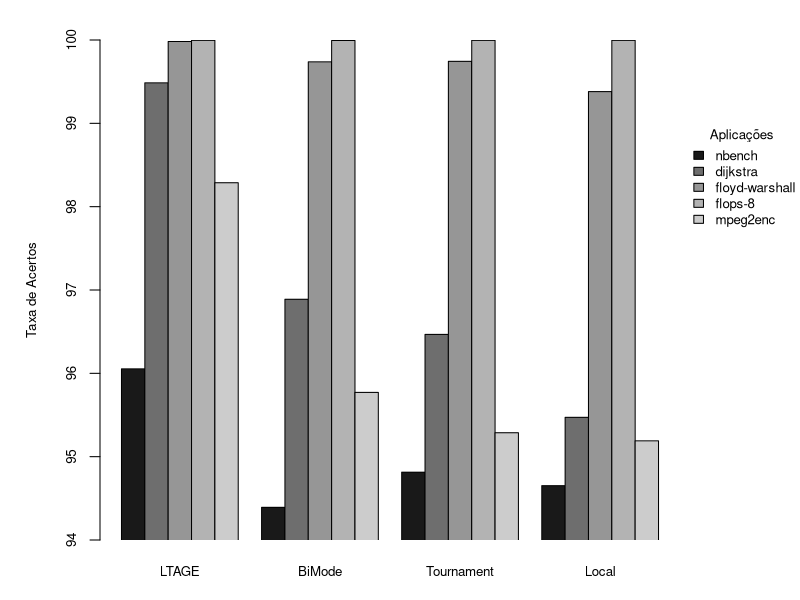

Generate this figure with R:
acertos <- matrix(c(96.054,	94.392,	94.814,	94.652, 99.486,
                    96.889,	96.467,	95.472, 99.982,	99.738,
                    99.744,	99.381, 99.996,	99.994,	99.996,
                    99.996, 98.287,	95.771,	95.287,	95.190), ncol=4, byrow=TRUE)

colnames(acertos) <- c("LTAGE","BiMode","Tournament", "Local")
rownames(acertos) <- c("nbench","dijkstra","floyd-warshall", "flops-8", "mpeg2enc")
ac_data <- as.table(acertos)

ac_data 

par(xpd = TRUE, mar=c(3, 5, 2, 6), oma=c(0,0,0,0))
barplot(as.matrix(ac_data),
        ylab="Taxa de Acertos", cex.lab=0.8,
        cex.axis = 0.8,
        beside=TRUE, ylim=c(94, 100), xpd = FALSE,
        cex.names = 0.8,
        col=grey.colors(n = 5, start = 0.1, end = 0.8))

legend(25, 99, rownames(acertos), cex=0.8, title="Aplicações", bty="n",
       fill=grey.colors(n = 5, start = 0.1, end = 0.8));

